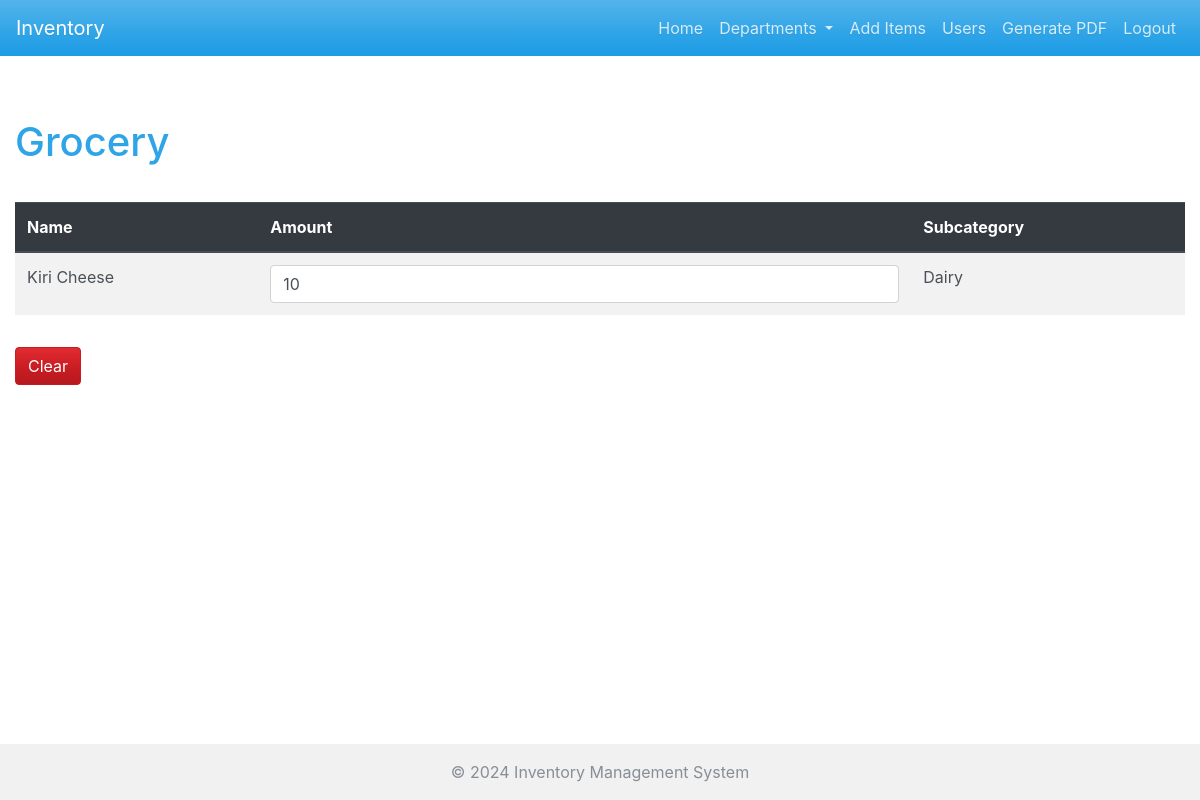
/department/3 (signed in), run on the app's committed database.
### tables this page shows
CREATE TABLE "CATEGORY" (
	"AUTOID" INTEGER PRIMARY KEY AUTOINCREMENT,
	"CATNAME" TEXT
);

CREATE TABLE "INVENTORY" (
	"ID" INTEGER PRIMARY KEY AUTOINCREMENT,
	"NAME" TEXT NOT NULL,
	"AMOUNT" INTEGER NOT NULL,
	"CATEGORY" INTEGER NOT NULL DEFAULT 1,
	"SUBCATEGORY" INTEGER NOT NULL DEFAULT 1,
	FOREIGN KEY("CATEGORY") REFERENCES "CATEGORY"("AUTOID"),
	FOREIGN KEY("SUBCATEGORY") REFERENCES "SUBCATEGORY"("AUTOID")
);

CREATE TABLE "SUBCATEGORY" (
	"AUTOID" INTEGER PRIMARY KEY AUTOINCREMENT,
	"SUBCATNAME" TEXT NOT NULL,
	"CATEGORYID" INTEGER NOT NULL,
	FOREIGN KEY("CATEGORYID") REFERENCES "CATEGORY"("AUTOID")
);

### blueprints/department.py (the view)
@department_bp.route('/department/<int:category_id>')
def department_id(category_id):
    db = get_db()
    cursor = db.cursor()
    try:
        cursor.execute('SELECT CATNAME FROM CATEGORY WHERE AUTOID = ?', (category_id,))
        category_name = cursor.fetchone()[0]
        cursor.execute('''
        SELECT INVENTORY.NAME, INVENTORY.AMOUNT, SUBCATEGORY.SUBCATNAME, INVENTORY.ID
        FROM INVENTORY
        JOIN SUBCATEGORY ON INVENTORY.SUBCATEGORY = SUBCATEGORY.AUTOID
        WHERE SUBCATEGORY.CATEGORYID = ?
        ORDER BY SUBCATEGORY.SUBCATNAME, INVENTORY.NAME
        ''', (category_id,))
        items = cursor.fetchall()
    except sqlite3.Error as e:
        print(f"Database query failed: {e}")
        return "An error occurred", 500
    return render_template('department.html', category_name=category_name, items=items)

### app.py (called while the page is built)
def get_db():
    if 'db' not in g:
        g.db = sqlite3.connect(app.config['DATABASE'])
    return g.db

def get_navbar_categories():
    db = get_db()
    cursor = db.cursor()
    cursor.execute('SELECT AUTOID, CATNAME FROM CATEGORY WHERE CATNAME != "General"')
    return cursor.fetchall()

def require_login():
    if 'user_id' not in session and request.endpoint not in ['login', 'static', 'logout']:
        return redirect(url_for('login.login'))
    if 'user_id' in session:
        session.permanent = True
        session.modified = True

### blueprints/department.py (called while the page is built)
def get_db():
    if 'db' not in g:
        g.db = sqlite3.connect(current_app.config['DATABASE'])
    return g.db

### templates/department.html
{% extends "base.html" %}
{% block content %}
<h1 class="mt-4">{{ category_name }}</h1>
<div class="table-responsive">
    <table class="table table-striped table-hover mt-3">
        <thead class="thead-dark">
            <tr>
                <th>Name</th>
                <th>Amount</th>
                <th>Subcategory</th>
            </tr>
        </thead>
        <tbody>
            {% for item in items %}
            <tr>
                <td>{{ item[0] }}</td>
                <td>
                    <input type="text" name="amount" value="{{ item[1] }}" required data-item-id="{{ item[3] }}" class="amount-input form-control">
                </td>
                <td>{{ item[2] }}</td>
            </tr>
            {% endfor %}
        </tbody>
    </table>
</div>
<button id="clear-button" class="btn btn-danger mt-3">Clear</button>
{% endblock %}

### static/css/styles.css (style rules this page uses)
body { display: flex; flex-direction: column; min-height: 100vh; padding-top: 70px; }
h1, h3 { margin-bottom: 20px; }
.table { margin-top: 20px; }
.form-control { width: 100%; max-width: 100%; }

### data on the page
CATEGORY: CATNAME "Grocery"
INVENTORY: NAME "Kiri Cheese", amount "10", SUBCATNAME "Dairy"
